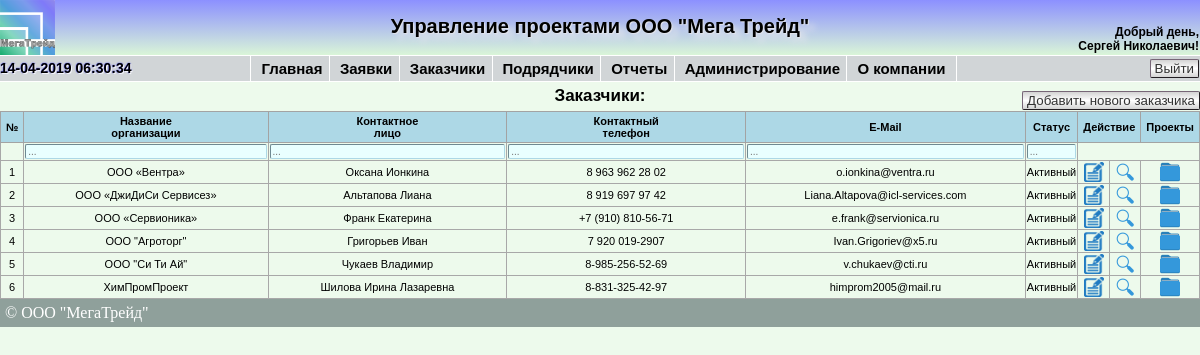
Screenshot of /showcustomer.php (signed in) with the database file from the repository.
### tables this page shows
CREATE TABLE `customer` (
  `id_customer` int(11) NOT NULL AUTO_INCREMENT,
  `customer_name` varchar(100) NOT NULL,
  `jur_address` text NOT NULL,
  `post_address` text NOT NULL,
  `ogrn` varchar(15) NOT NULL,
  `inn` varchar(12) NOT NULL,
  `kpp` varchar(9) NOT NULL,
  `dogovor_number` varchar(50) NOT NULL,
  `status` tinyint(1) NOT NULL,
  `bank_name` varchar(200) NOT NULL,
  `bank_bik` varchar(9) NOT NULL,
  `korr_schet` varchar(20) NOT NULL,
  `rasch_schet` varchar(20) NOT NULL,
  `recipient` varchar(150) NOT NULL,
  `phone` varchar(100) NOT NULL,
  `email` varchar(100) NOT NULL,
  `contact_name` varchar(200) NOT NULL,
  `comment` text,
  PRIMARY KEY (`id_customer`)
);

### func/db.php (called while the page is built, shortened)
<?php
function Show_Customer($connection)
{
	$search = "SELECT * FROM customer ORDER BY customer_name ASC";
    $result = $connection->query ($search);
    $rows = $result->num_rows;
    if (!$rows) return false;
    else
    {
        $array = array ();
        for ($i=0; $i<$rows; $i++)
        {
            $result->data_seek ($i);
            $row =$result->fetch_array (MYSQLI_ASSOC);
            $array["$i"] = $row;
        }
    }
    return $array;
}
?>

### func/arrays.php (called while the page is built, shortened)
<?php
$statusedit = array("Неактивный", "Активный", "Любой");
?>

### showcustomer.php (the view, shortened to what this page needs)
<?php
require '/connection/config.php';
if(isset($_SESSION['userlevel']) AND $_SESSION['userlevel']<4){
require_once '/blocks/header.php';
require '/func/arrays.php';
$customer = Show_Customer($link);
?>
<!DOCTYPE html>
<html lang="ru">
<head>
</head>
<body>
	<div class="showcustomer">
		<div class="breadcrumbs">Заказчики:</div>
		<?php if($_SESSION['userlevel']<=3){ ?>
			<div class="newticket">
				<a href='/newcustomer.php'><button class="button-new">Добавить нового заказчика</button></a>
			</div>
		<?php }?>
		<table border="1">
			<thead>
				<tr class="hdr">
					<th width="1">№</th>
					<th>Название<br>организации</th>
					<th>Контактное<br>лицо</th>
					<th>Контактный<br>телефон</th>
					<th>E-Mail</th>
					<th  width=1%>Статус</th>
					<th width="1" <?php if($_SESSION['userlevel'] <= 3){ ?> colspan="2"<?php }?>>Действие</th>
					<th width="1">Проекты</th>
				</tr>
				<tr class='table-filters'>
					<td>
					</td>
					<td>
						<input class="reg_input_filter" type="text" placeholder="..."/>
					</td>
					<td>
						<input class="reg_input_filter" type="text" placeholder="..."/>
					</td>
					<td>
						<input class="reg_input_filter" type="text" placeholder="..."/>
					</td>
					<td>
						<input class="reg_input_filter" type="text" placeholder="..."/>
					</td>
					<td>
						<input class="reg_input_filter" type="text" placeholder="..."/>
					</td>
					<td colspan="3">
					</td>
				</tr>
			</thead>
	<?php if($customer){
		foreach($customer as $i => $customers) {
		?>
			<tr class="reg_text_show_tickets">
				<td align="center" width="1"><?=$i + 1?></td>
				<td align="center"><?=$customers['customer_name']?></td>
				<td align="center">
				<?php
					$contact_name_exp = explode(";", $customers['contact_name']);
					$count_contact_name = count($contact_name_exp);
					if($count_contact_name<2){
						echo $contact_name_exp[0];
					}
					else {
					for($i = 0; $i < $count_contact_name; $i++)
				{?>
					<?=($i+1).". ".$contact_name_exp[$i]."<br>"?>
					<?php }}?>
				</td>
				<td align="center">
				<?php
					$phone = explode(";", $customers['phone']);
					$count_phone = count($phone);
					if($count_phone<2){
						echo $phone[0];
					}
					else {
					for($i = 0; $i < $count_phone; $i++){?>
				<?=($i+1).". ".$phone[$i]."<br>"?>
					<?php }}?>
				</td>
				<td align="center">
				<?php
					$email = explode(";", $customers['email']);
					$count_email = count($email);
					if($count_email<2){
						echo $email[0];
					}
					else {
					for($i = 0; $i < $count_email; $i++){?>
				<?=($i+1).". ".$email[$i]."<br>"?>
					<?php }}?>
				</td>
				<td align="center"><?=$statusedit[$customers['status']];?></td>
				<?php if($_SESSION['userlevel']<=3){ ?>
				<td align="center" width="1">
					<a href='/editcustomer.php?edit=<?= $customers['id_customer'] ?>' title = 'Изменить'><img src='/images/edit.png' width='20' height='20'></a>
				</td>
				<?php }?>
				<td align="center" width="1">
					<a href='/lookcustomer.php?look=<?= $customers['id_customer'] ?>' title = 'Посмотреть'><img src='/images/lupa.png' width='20' height='20'></a>
				</td>
				<td align="center" width="1">
					<a href='showprojects.php?id_customer=<?= $customers['id_customer'] ?>' title = 'Проекты'><img src='/images/projects.png' width='20' height='20'></a>
				</td>
			</tr>
<?php }} else { ?>
				<tr>
					<td colspan="9" align="center" class="date">Не добавлено ни одного заказчика</td>
 				</tr>
<?php } ?>
		</table>
	</div>
<div id="footer">&copy; ООО "МегаТрейд"</div>
</body>
</html>
<?php
	}
	else
	{
		header('Location: /');
}
?>

### css/index.css (style rules this page uses)
@media screen { body { margin:0 auto; //height: 100%; //background: radial-gradient(90% 50%, #FFFFFF, #D2E6F2); background: #EDFAEC; } }
@media screen { #footer { display:block; position: relative; bottom:0; background: #8fa09b; color: #fff; padding: 5px; clear: left; //width: 99%; text-align: left; } }
@media screen { .showmodel td, th { padding: 3px 20px; vertical-align: middle; text-align: center; } }
@media screen { .button-new { //color: #000000; //border-top: 1px solid #696969; //background: #EDEDED; //font-size: 13px; //font-family: Lucida Console; background: -moz-linear-gradient(#D0ECF4, #5BC9E1, #D0ECF4); background: -webkit-gradient(linear, 0 0, 0 100%, from(#D3D3D3), to(#D3D3D3), color-stop(0.5, #FFFFFF)); filter: progid:DXImageTransform.Microsoft.gradient(startColorstr='#00BBD6', endColorstr='#EBFFFF'); padding: 1px 4px; color: #333; -moz-border-radius: 5px; -webkit-border-radius: 5px; text-decoration: none; border-radius: 2px; border: 1px outset #767; cursor: pointer; } }
@media screen { .show_rs td, th { padding: 3px 5px; vertical-align: middle; text-align: center; } }
@media screen { .showcustomer { display: block; position: relative; font-family: Arial, Helvetica, sans-serif; color: #000000; //width: 1024px; //margin-top: 5%; padding: 0px; //border: 2px solid black; //background: #C5D1D7; //background: #D7E1E6; //background: linear-gradient(90deg, rgba(121,58,180,0) 0%, #C6D3DA 5%, #C6D3DA 95%, rgba(131,58,180,0) 100%); text-align: center; margin: 0 auto; //margin-top: 1%; //border-radius: 20px; //-moz-border-radius: 20px; //-webkit-border-radius: 20px; } }
@media screen { .showcustomer table { margin: 0 auto; width: 100%; border-collapse: collapse; //background:#F0FFFF; border: 0px solid #A8A8A8; //padding: 10px; } }
@media screen { .hdr { background:#ADD8E6; font-family: Arial, Helvetica, sans-serif; border: 1px solid #A3A3A3; font-size: 11px; } }
@media screen { .newticket { display: block; position: absolute; //position: relative; top: 10px; right: 0px; } }
@media screen { .reg_text_show_tickets { //background: green; //font-size: calc(0.2vw + 0.2vh + 1vmin); font-size: 11px; font-family: Arial, Helvetica, sans-serif; vertical-align: middle; text-align: center; font-weight: normal; width: 250px; //color: #FF0000; word-wrap: break-word; } }
@media screen { .breadcrumbs { display: block; position: relative; margin: 0 auto; padding-bottom: 10px; top: 5px; font-size: 17px; font-family: Arial, Helvetica, sans-serif; //vertical-align: middle; //text-align: left; font-weight: bold; color: #000000; width: 60%; } }
@media screen { .reg_input_filter { width: 100%; background: #E9FFFF; font-size: 10px; font-family: Arial, Helvetica, sans-serif; border: 1px inset #ADD8E6; border-radius: 2px; } }

### rows the page displays
customer: customer_name "ООО «Вентра»", contact_name "Оксана Ионкина", phone "8 963 962 28 02", email "o.ionkina@ventra.ru", status "Активный"
customer: customer_name "ООО «ДжиДиСи Сервисез»", contact_name "Альтапова Лиана", phone "8 919 697 97 42", email "Liana.Altapova@icl-services.com", status "Активный"
customer: customer_name "ООО «Сервионика»", contact_name "Франк Екатерина", phone "+7 (910) 810-56-71", email "e.frank@servionica.ru", status "Активный"
customer: customer_name "ООО \"Агроторг\"", contact_name "Григорьев Иван", phone "7 920 019-2907", email "Ivan.Grigoriev@x5.ru", status "Активный"
customer: customer_name "ООО \"Си Ти Ай\"", contact_name "Чукаев Владимир", phone "8-985-256-52-69", email "v.chukaev@cti.ru", status "Активный"
customer: customer_name "ХимПромПроект", contact_name "Шилова Ирина Лазаревна", phone "8-831-325-42-97", email "himprom2005@mail.ru", status "Активный"

### other values shown
$_SESSION["io"] "Сергей Николаевич"
